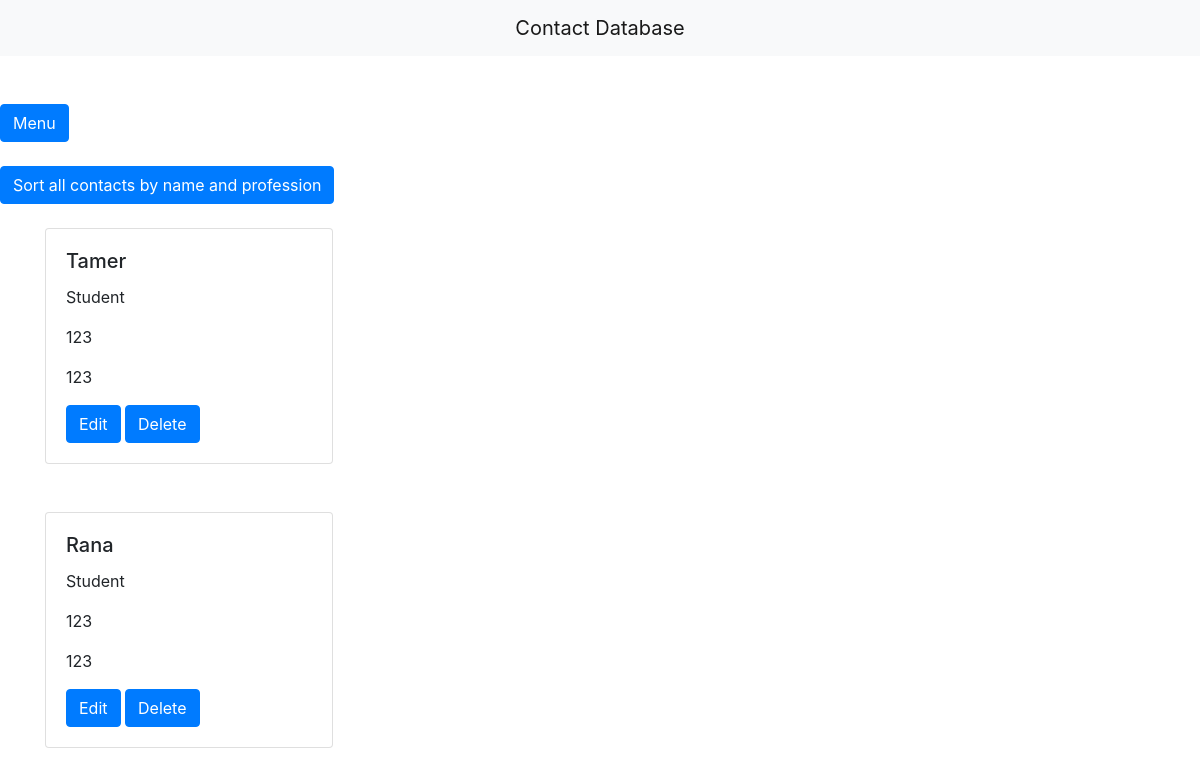
The page /display/tel=123 on the database its author committed.
### main/models.py (models this page shows)
class Contact(models.Model):
    name = models.CharField(max_length=100)
    profession = models.CharField(max_length=100)
    telephone1 = models.CharField(max_length=100)
    telephone2 = models.CharField(max_length=100)

### main/views.py (the view)
# urls.py: path("display/tel=<str:tel>", views.search_by_phone, name="search_by_phone"),
def search_by_phone(request, tel):
  contacts = Contact.objects.filter(telephone1__contains=tel)
  return render(request, "display.html", {"contacts":contacts})

### main/templates/display.html (shortened to what this page needs)
<!DOCTYPE html>
<html>
   <head>
    <link rel="stylesheet" href="https://stackpath.bootstrapcdn.com/bootstrap/4.4.1/css/bootstrap.min.css">
  </head>
  <body>
    <nav class="navbar navbar-light bg-light">
      <a class="navbar-brand mx-auto" href="">
        Contact Database
      </a>
    </nav>
    <br><br>
  <button id="menu" class="btn btn-primary" >Menu</button>
  <br><br>
  <button class="btn btn-primary" onclick="window.location.href='http://127.0.0.1:8000/display/sorted';">Sort all contacts by name and profession</button>
  <br><br>
<div class="container">
    {% for contact in contacts %}
    <div class="card" style="width: 18rem;">
      <div class="card-body">
        <h5 class="card-title">{{ contact.name }}</h5>
            <p class="card-text">{{ contact.profession }}</p>
            <p class="card-text">{{ contact.telephone1 }}</p>
            <p class="card-text">{{ contact.telephone2 }}</p>
        <a class="btn btn-primary" href="/edit/{{contact.name}}">Edit</a>
        <a class="btn btn-primary" href="/delete/{{contact.name}}">Delete</a>
      </div>
    </div>
    <br><br>
      {% endfor %}
  </div>
</body>
</html>

### rows shown on the page
Contact: name "Tamer", profession "Student", telephone1 "123", telephone2 "123"
Contact: name "Rana", profession "Student", telephone1 "123", telephone2 "123"
